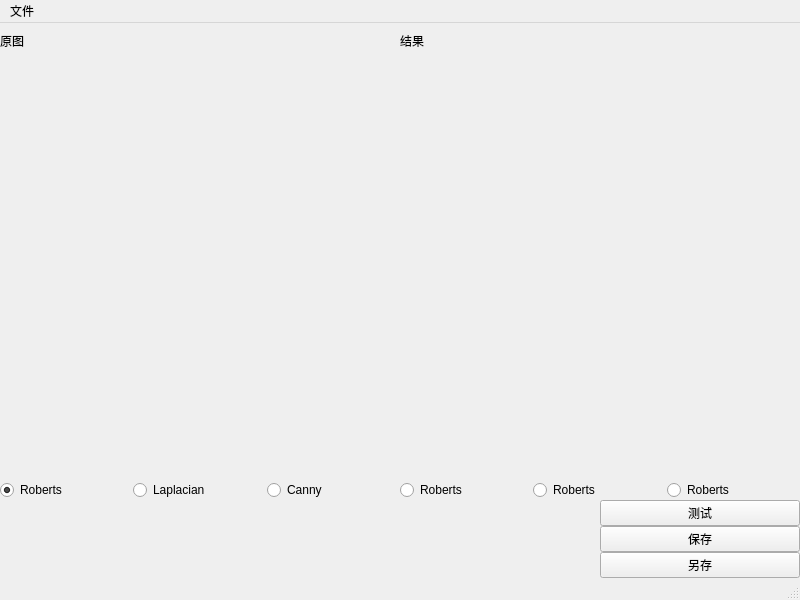
<?xml version="1.0" encoding="UTF-8"?>
<ui version="4.0">
 <class>MainWindow</class>
 <widget class="QMainWindow" name="MainWindow">
  <property name="geometry">
   <rect>
    <x>0</x>
    <y>0</y>
    <width>800</width>
    <height>600</height>
   </rect>
  </property>
  <property name="windowTitle">
   <string>MainWindow</string>
  </property>
  <widget class="QWidget" name="centralwidget">
   <layout class="QVBoxLayout" name="verticalLayout_4" stretch="12,1,2">
    <property name="spacing">
     <number>0</number>
    </property>
    <property name="leftMargin">
     <number>0</number>
    </property>
    <property name="topMargin">
     <number>0</number>
    </property>
    <property name="rightMargin">
     <number>0</number>
    </property>
    <property name="bottomMargin">
     <number>0</number>
    </property>
    <item>
     <layout class="QHBoxLayout" name="horizontalLayout">
      <item>
       <layout class="QVBoxLayout" name="verticalLayout" stretch="1,12">
        <item>
         <widget class="QLabel" name="label">
          <property name="text">
           <string>原图</string>
          </property>
         </widget>
        </item>
        <item>
         <widget class="QLabel" name="img">
          <property name="text">
           <string/>
          </property>
         </widget>
        </item>
       </layout>
      </item>
      <item>
       <layout class="QVBoxLayout" name="verticalLayout_2" stretch="1,12">
        <item>
         <widget class="QLabel" name="label_2">
          <property name="text">
           <string>结果</string>
          </property>
         </widget>
        </item>
        <item>
         <widget class="QLabel" name="img2">
          <property name="text">
           <string/>
          </property>
         </widget>
        </item>
       </layout>
      </item>
     </layout>
    </item>
    <item>
     <layout class="QHBoxLayout" name="radioLayout">
      <property name="spacing">
       <number>0</number>
      </property>
      <item>
       <widget class="QRadioButton" name="rBtn">
        <property name="text">
         <string>Roberts</string>
        </property>
        <property name="checked">
         <bool>true</bool>
        </property>
       </widget>
      </item>
      <item>
       <widget class="QRadioButton" name="rBtn2">
        <property name="text">
         <string>Laplacian</string>
        </property>
       </widget>
      </item>
      <item>
       <widget class="QRadioButton" name="rBtn3">
        <property name="text">
         <string>Canny</string>
        </property>
       </widget>
      </item>
      <item>
       <widget class="QRadioButton" name="rBtn4">
        <property name="text">
         <string>Roberts</string>
        </property>
       </widget>
      </item>
      <item>
       <widget class="QRadioButton" name="rBtn5">
        <property name="text">
         <string>Roberts</string>
        </property>
       </widget>
      </item>
      <item>
       <widget class="QRadioButton" name="rBtn6">
        <property name="text">
         <string>Roberts</string>
        </property>
       </widget>
      </item>
     </layout>
    </item>
    <item>
     <layout class="QHBoxLayout" name="horizontalLayout_2" stretch="3,1">
      <item>
       <layout class="QVBoxLayout" name="ccLayout"/>
      </item>
      <item>
       <layout class="QVBoxLayout" name="verticalLayout_3">
        <property name="spacing">
         <number>0</number>
        </property>
        <item>
         <widget class="QPushButton" name="testBtn">
          <property name="text">
           <string>测试</string>
          </property>
         </widget>
        </item>
        <item>
         <widget class="QPushButton" name="saveBtn">
          <property name="text">
           <string>保存</string>
          </property>
         </widget>
        </item>
        <item>
         <widget class="QPushButton" name="saveAsBtn">
          <property name="text">
           <string>另存</string>
          </property>
         </widget>
        </item>
       </layout>
      </item>
     </layout>
    </item>
   </layout>
  </widget>
  <widget class="QMenuBar" name="menubar">
   <property name="geometry">
    <rect>
     <x>0</x>
     <y>0</y>
     <width>800</width>
     <height>23</height>
    </rect>
   </property>
   <widget class="QMenu" name="menu">
    <property name="title">
     <string>文件</string>
    </property>
    <addaction name="imageBtn"/>
   </widget>
   <addaction name="menu"/>
  </widget>
  <widget class="QStatusBar" name="statusbar"/>
  <action name="imageBtn">
   <property name="text">
    <string>打开图片</string>
   </property>
  </action>
 </widget>
 <resources/>
 <connections/>
</ui>
